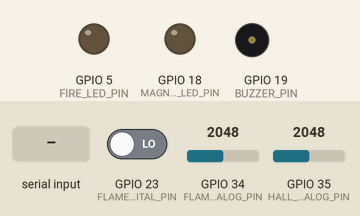
Recording of a program running on a simulated ESP32. On the bench: output pins drawn as LEDs (lit = HIGH), buzzer (waves = sounding). Dashed ring = blinking. The inputs (shaded band) are chosen by the test bench; at power-on: GPIO 34 (FLAME_ANALOG_PIN) = 2048, GPIO 35 (HALL_ANALOG_PIN) = 2048, GPIO 23 (FLAME_DIGITAL_PIN) LOW. Nothing arrives over Bluetooth unless stated; what the program prints to the serial monitor is not drawn.

Above: at 2.2 s.
2.3 s: GPIO 34 (FLAME_ANALOG_PIN) set to 1886
At 3.4 s:
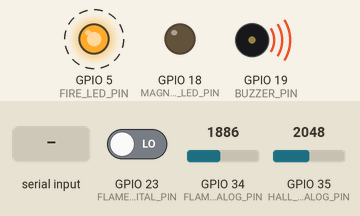
5.3 s: GPIO 35 (HALL_ANALOG_PIN) set to 2292
8.3 s: GPIO 35 (HALL_ANALOG_PIN) set to 2391
At 9.4 s:
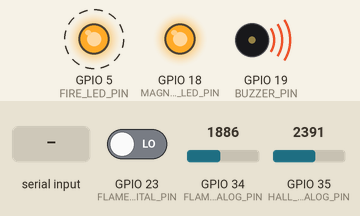
11.3 s: "ack\n" received over Serial
At 12.4 s:
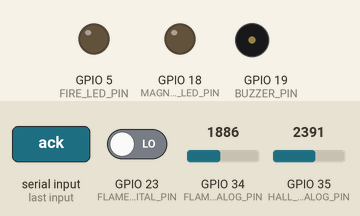
Timing chart, 0 to 14.3 s (numbered marks = the images above; inputs shaded):
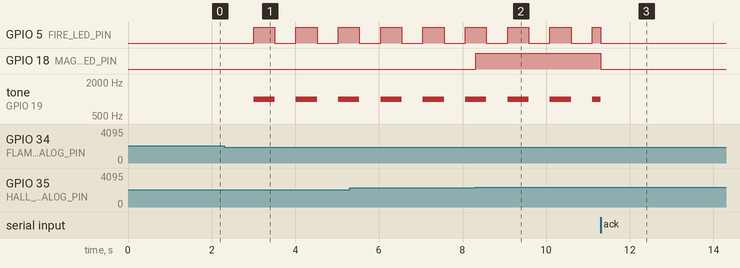

The program:

main.cpp
```cpp
#include <Arduino.h>
#include "BluetoothSerial.h"

BluetoothSerial SerialBT;

// 🔹 Pin Definitions
#define FLAME_DIGITAL_PIN 23
#define FLAME_ANALOG_PIN  34
#define HALL_ANALOG_PIN   35
#define FIRE_LED_PIN      5
#define MAGNETIC_LED_PIN  18
#define BUZZER_PIN        19

// 🔹 Variables
int flameAmbient = 0;
int flameThreshold = 0;
int magneticBaseline = 0;
int magneticThreshold = 0;

bool fireDetected = false;
bool magneticDetected = false;
bool systemSilenced = false;

unsigned long lastSend = 0;
const unsigned long sendInterval = 1000;
unsigned long lastCalib = 0;
const unsigned long recalibInterval = 300000;  // 5 minutes

// 🔹 Noise filtering
int flameStableCount = 0;
const int requiredStableReadings = 5;  // consecutive confirms

// 🔹 Setup pins
void setupPins() {
  pinMode(FLAME_DIGITAL_PIN, INPUT);
  pinMode(FIRE_LED_PIN, OUTPUT);
  pinMode(MAGNETIC_LED_PIN, OUTPUT);
  pinMode(BUZZER_PIN, OUTPUT);

  digitalWrite(FIRE_LED_PIN, LOW);
  digitalWrite(MAGNETIC_LED_PIN, LOW);
  digitalWrite(BUZZER_PIN, LOW);
}

// 🔹 Calibration
void calibrateSensors() {
  const int samples = 50;
  long sumFl = 0, sumMag = 0;

  Serial.println(">> Calibrating sensors...");

  for (int i = 0; i < samples; i++) {
    sumFl += analogRead(FLAME_ANALOG_PIN);
    sumMag += analogRead(HALL_ANALOG_PIN);
    delay(20);
  }

  flameAmbient = sumFl / samples;
  magneticBaseline = sumMag / samples;

  // 🔸 Adjusted sensitivity: less affected by bright light
  flameThreshold = max(50, flameAmbient - 100);
  magneticThreshold = min(4095, magneticBaseline + 300);

  Serial.println(">> Calibration complete!");
  Serial.print("Flame baseline: "); Serial.println(flameAmbient);
  Serial.print("Magnetic baseline: "); Serial.println(magneticBaseline);
}

// 🔹 Fire alert blinking and buzzer
void handleFireAlert(bool on) {
  static unsigned long lastBlink = 0;
  static bool ledState = false;
  const unsigned long blinkInterval = 500;

  if (on && !systemSilenced) {
    unsigned long now = millis();
    if (now - lastBlink >= blinkInterval) {
      ledState = !ledState;
      digitalWrite(FIRE_LED_PIN, ledState);
      if (ledState)
        tone(BUZZER_PIN, 1000);
      else
        noTone(BUZZER_PIN);
      lastBlink = now;
    }
  } else {
    digitalWrite(FIRE_LED_PIN, LOW);
    noTone(BUZZER_PIN);
    lastBlink = millis();
    ledState = false;
  }
}

// 🔹 Magnetic alert
void handleMagneticAlert(bool on) {
  if (on && !systemSilenced)
    digitalWrite(MAGNETIC_LED_PIN, HIGH);
  else
    digitalWrite(MAGNETIC_LED_PIN, LOW);
}

// 🔹 Status message
void sendStatus() {
  String status = "STATUS: ";
  if (fireDetected)
    status += "🔥 FIRE ALERT ";
  else if (magneticDetected)
    status += "🧲 MAGNETIC ALERT ";
  else
    status += "✅ NORMAL ";

  status += "| Flame: " + String(analogRead(FLAME_ANALOG_PIN));
  status += " | Magnetic: " + String(analogRead(HALL_ANALOG_PIN));

  Serial.println(status);
  if (SerialBT.connected()) SerialBT.println(status);
}

// 🔹 Bluetooth commands
void handleCommand(String cmd) {
  cmd.trim(); cmd.toLowerCase();

  if (cmd == "ack") {
    systemSilenced = true;
    noTone(BUZZER_PIN);
    digitalWrite(FIRE_LED_PIN, LOW);
    digitalWrite(MAGNETIC_LED_PIN, LOW);
    Serial.println(">> Alerts silenced");
    if (SerialBT.connected()) SerialBT.println(">> Alerts silenced");
  }
  else if (cmd == "status") {
    sendStatus();
  }
  else if (cmd == "cal") {
    calibrateSensors();
  }
  else if (cmd == "reset") {
    systemSilenced = false;
    Serial.println(">> System reset");
    if (SerialBT.connected()) SerialBT.println(">> System reset");
  }
  else {
    Serial.println(">> Unknown command: ack | status | cal | reset");
  }
}

// 🔹 Setup
void setup() {
  Serial.begin(115200);
  setupPins();

  Serial.println("====================================");
  Serial.println("ESP32 Dual Protection System (Refined Flame Stability)");
  Serial.println("====================================");

  if (!SerialBT.begin("ESP32_Security")) {
    Serial.println(">> Bluetooth init failed!");
  } else {
    Serial.println(">> Bluetooth Ready: ESP32_Security");
  }

  calibrateSensors();
  lastCalib = millis();
}

// 🔹 Main loop
void loop() {
  int dFlame = digitalRead(FLAME_DIGITAL_PIN);
  int aFlame = analogRead(FLAME_ANALOG_PIN);
  int aMag = analogRead(HALL_ANALOG_PIN);

  bool fireNow = (dFlame == HIGH || aFlame < flameThreshold);
  bool magneticNow = (aMag > magneticThreshold);

  // 🔸 Flame noise filtering (requires consecutive readings)
  if (fireNow) {
    if (flameStableCount < requiredStableReadings) flameStableCount++;
  } else {
    flameStableCount = 0;
  }

  bool fireConfirmed = (flameStableCount >= requiredStableReadings);

  // 🔸 Fire detection logic
  if (fireConfirmed && !fireDetected) {
    fireDetected = true;
    Serial.println("🔥 FIRE DETECTED!");
    if (SerialBT.connected()) SerialBT.println("🔥 FIRE DETECTED!");
  } else if (!fireConfirmed && fireDetected) {
    fireDetected = false;
    Serial.println("🔥 Fire cleared.");
    if (SerialBT.connected()) SerialBT.println("🔥 Fire cleared.");
  }

  // 🔸 Magnetic detection
  if (magneticNow && !magneticDetected) {
    magneticDetected = true;
    Serial.println("🧲 Magnetic field detected!");
    if (SerialBT.connected()) SerialBT.println("🧲 Magnetic field detected!");
  } else if (!magneticNow && magneticDetected) {
    magneticDetected = false;
    Serial.println("🧲 Magnetic field cleared.");
    if (SerialBT.connected()) SerialBT.println("🧲 Magnetic field cleared.");
  }

  // 🔸 Alert handlers
  handleFireAlert(fireDetected);
  handleMagneticAlert(magneticDetected);

  // 🔸 Auto recalibration (every 5 minutes)
  if (millis() - lastCalib > recalibInterval) {
    Serial.println(">> Auto recalibration triggered...");
    calibrateSensors();
    lastCalib = millis();
  }

  // 🔸 Status update
  if (millis() - lastSend > sendInterval) {
    sendStatus();
    lastSend = millis();
  }

  // 🔸 Bluetooth or Serial commands
  if (SerialBT.available()) handleCommand(SerialBT.readStringUntil('\n'));
  if (Serial.available()) handleCommand(Serial.readStringUntil('\n'));

  delay(50);
}
```

Measured:
- the behaviour switches between 1948 and 1947 on GPIO 34 (FLAME_ANALOG_PIN) (found by bisection; images 0 and 1)
- the behaviour switches between 2348 and 2349 on GPIO 35 (HALL_ANALOG_PIN) (found by bisection; images 1 and 2)
- after the input at 2.3 s, GPIO 5 (FIRE_LED_PIN): alternates HIGH for 0.51 s and LOW for 0.51 s, starting after 0.70 s; tone on GPIO 19 (BUZZER_PIN): alternates 1000 Hz for 0.51 s and silent for 0.51 s, starting after 0.70 s
- after the input at 8.3 s, GPIO 18 (MAGNETIC_LED_PIN): LOW → HIGH at once
- after the input at 11.3 s, GPIO 18 (MAGNETIC_LED_PIN): HIGH → LOW at once
